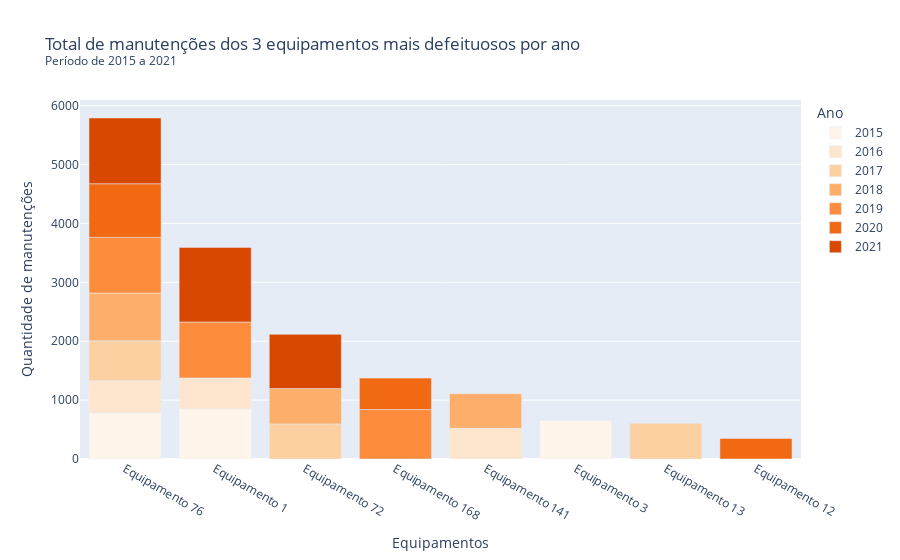

Here is the notebook cell this chart was saved with:
### Code cell
fig = px.bar(data_frame=df_quebras_anuais, x= "equipamento", y= "total_quebras", color="Ano", title= "Total de manutenções dos 3 equipamentos mais defeituosos por ano <br><sup>Período de 2015 a 2021</sup>", color_discrete_sequence=px.colors.sequential.Oranges)
fig.update_layout(xaxis={'categoryorder':'total descending'}, xaxis_title="Equipamentos", yaxis_title="Quantidade de manutenções")
fig.show()

### Figure 1 — Plotly figure (JSON) as saved in the notebook; plotly's stock layout.template omitted (floating-point values rounded to 4 significant figures)
{"data": [{"alignmentgroup": "True", "hovertemplate": "Ano=2015<br>equipamento=%{x}<br>total_quebras=%{y}<extra></extra>", "legendgroup": "2015", "marker": {"color": "rgb(255,245,235)", "pattern": {"shape": ""}}, "name": "2015", "offsetgroup": "2015", "orientation": "v", "showlegend": true, "textposition": "auto", "type": "bar", "x": ["Equipamento 1", "Equipamento 76", "Equipamento 3"], "xaxis": "x", "y": [851, 782, 653], "yaxis": "y"}, {"alignmentgroup": "True", "hovertemplate": "Ano=2016<br>equipamento=%{x}<br>total_quebras=%{y}<extra></extra>", "legendgroup": "2016", "marker": {"color": "rgb(254,230,206)", "pattern": {"shape": ""}}, "name": "2016", "offsetgroup": "2016", "orientation": "v", "showlegend": true, "textposition": "auto", "type": "bar", "x": ["Equipamento 76", "Equipamento 1", "Equipamento 141"], "xaxis": "x", "y": [548, 525, 521], "yaxis": "y"}, {"alignmentgroup": "True", "hovertemplate": "Ano=2017<br>equipamento=%{x}<br>total_quebras=%{y}<extra></extra>", "legendgroup": "2017", "marker": {"color": "rgb(253,208,162)", "pattern": {"shape": ""}}, "name": "2017", "offsetgroup": "2017", "orientation": "v", "showlegend": true, "textposition": "auto", "type": "bar", "x": ["Equipamento 76", "Equipamento 13", "Equipamento 72"], "xaxis": "x", "y": [677, 608, 596], "yaxis": "y"}, {"alignmentgroup": "True", "hovertemplate": "Ano=2018<br>equipamento=%{x}<br>total_quebras=%{y}<extra></extra>", "legendgroup": "2018", "marker": {"color": "rgb(253,174,107)", "pattern": {"shape": ""}}, "name": "2018", "offsetgroup": "2018", "orientation": "v", "showlegend": true, "textposition": "auto", "type": "bar", "x": ["Equipamento 76", "Equipamento 72", "Equipamento 141"], "xaxis": "x", "y": [811, 600, 589], "yaxis": "y"}, {"alignmentgroup": "True", "hovertemplate": "Ano=2019<br>equipamento=%{x}<br>total_quebras=%{y}<extra></extra>", "legendgroup": "2019", "marker": {"color": "rgb(253,141,60)", "pattern": {"shape": ""}}, "name": "2019", "offsetgroup": "2019", "orientation": "v", "showlegend": true, "textposition": "auto", "type": "bar", "x": ["Equipamento 1", "Equipamento 76", "Equipamento 168"], "xaxis": "x", "y": [950, 945, 839], "yaxis": "y"}, {"alignmentgroup": "True", "hovertemplate": "Ano=2020<br>equipamento=%{x}<br>total_quebras=%{y}<extra></extra>", "legendgroup": "2020", "marker": {"color": "rgb(241,105,19)", "pattern": {"shape": ""}}, "name": "2020", "offsetgroup": "2020", "orientation": "v", "showlegend": true, "textposition": "auto", "type": "bar", "x": ["Equipamento 76", "Equipamento 168", "Equipamento 12"], "xaxis": "x", "y": [911, 535, 350], "yaxis": "y"}, {"alignmentgroup": "True", "hovertemplate": "Ano=2021<br>equipamento=%{x}<br>total_quebras=%{y}<extra></extra>", "legendgroup": "2021", "marker": {"color": "rgb(217,72,1)", "pattern": {"shape": ""}}, "name": "2021", "offsetgroup": "2021", "orientation": "v", "showlegend": true, "textposition": "auto", "type": "bar", "x": ["Equipamento 1", "Equipamento 76", "Equipamento 72"], "xaxis": "x", "y": [1267, 1117, 921], "yaxis": "y"}], "layout": {"autosize": true, "barmode": "relative", "legend": {"title": {"text": "Ano"}, "tracegroupgap": 0}, "title": {"text": "Total de manutenções dos 3 equipamentos mais defeituosos por ano <br><sup>Período de 2015 a 2021</sup>"}, "xaxis": {"anchor": "y", "autorange": true, "categoryorder": "total descending", "domain": [0, 1], "range": [-0.5, 7.5], "title": {"text": "Equipamentos"}, "type": "category"}, "yaxis": {"anchor": "x", "autorange": true, "domain": [0, 1], "range": [0, 6096.0], "title": {"text": "Quantidade de manutenções"}, "type": "linear"}}}
